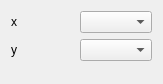
<?xml version="1.0" encoding="UTF-8"?>
<ui version="4.0">
 <class>Form</class>
 <widget class="QWidget" name="Form">
  <property name="geometry">
   <rect>
    <x>0</x>
    <y>0</y>
    <width>163</width>
    <height>84</height>
   </rect>
  </property>
  <property name="windowTitle">
   <string>Form</string>
  </property>
  <layout class="QGridLayout" name="gridLayout">
   <item row="0" column="0">
    <widget class="QLabel" name="label_x">
     <property name="text">
      <string>x</string>
     </property>
    </widget>
   </item>
   <item row="1" column="1">
    <widget class="QComboBox" name="combo_yatt"/>
   </item>
   <item row="1" column="0">
    <widget class="QLabel" name="label_y">
     <property name="text">
      <string>y</string>
     </property>
    </widget>
   </item>
   <item row="0" column="1">
    <widget class="QComboBox" name="combo_xatt"/>
   </item>
   <item row="2" column="1">
    <spacer name="verticalSpacer">
     <property name="orientation">
      <enum>Qt::Vertical</enum>
     </property>
     <property name="sizeHint" stdset="0">
      <size>
       <width>20</width>
       <height>40</height>
      </size>
     </property>
    </spacer>
   </item>
  </layout>
 </widget>
 <resources/>
 <connections/>
</ui>
